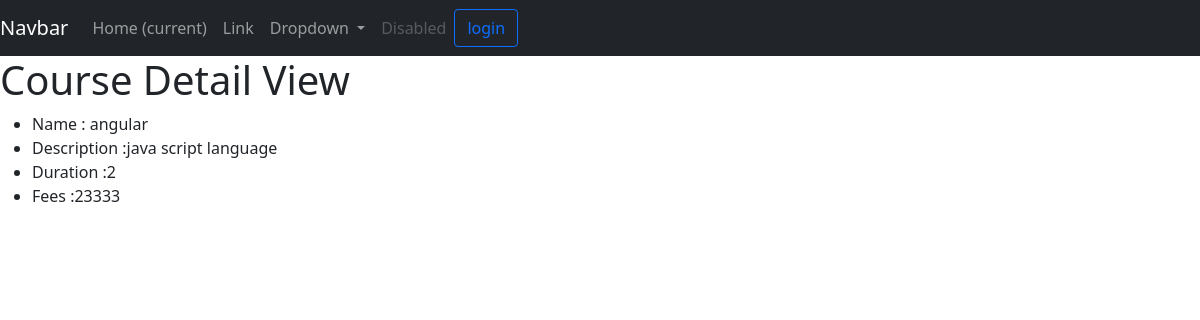
Screenshot of /course/detail/7 with the database file from the repository.
### course/models.py (models this page shows, shortened)
class course_master(models.Model):
    name=models.CharField(max_length=30)
    duration=models.IntegerField()
    description=models.TextField()
    fees=models.IntegerField()

### course/views.py (the view)
# urls.py: path("detail/<int:pk>",views.CourseDetailView.as_view(),name="course-detail"),
class CourseDetailView(DetailView):
    model = course_master

### course/templates/course/course_master_detail.html
{% extends "course/layout.html" %}
{% block body %}
    <h1> Course Detail View  </h1>
    <ul>
        <li> Name : {{ object.name }}</li>
        <li> Description :{{ object.description }}</li>
        <li> Duration :{{ object.duration }}</li>
        <li> Fees :{{ object.fees }}</li>
    </ul>
{% endblock %}

### rows the page displays
course_master: name "angular", description "java script language", duration "2", fees "23333"
